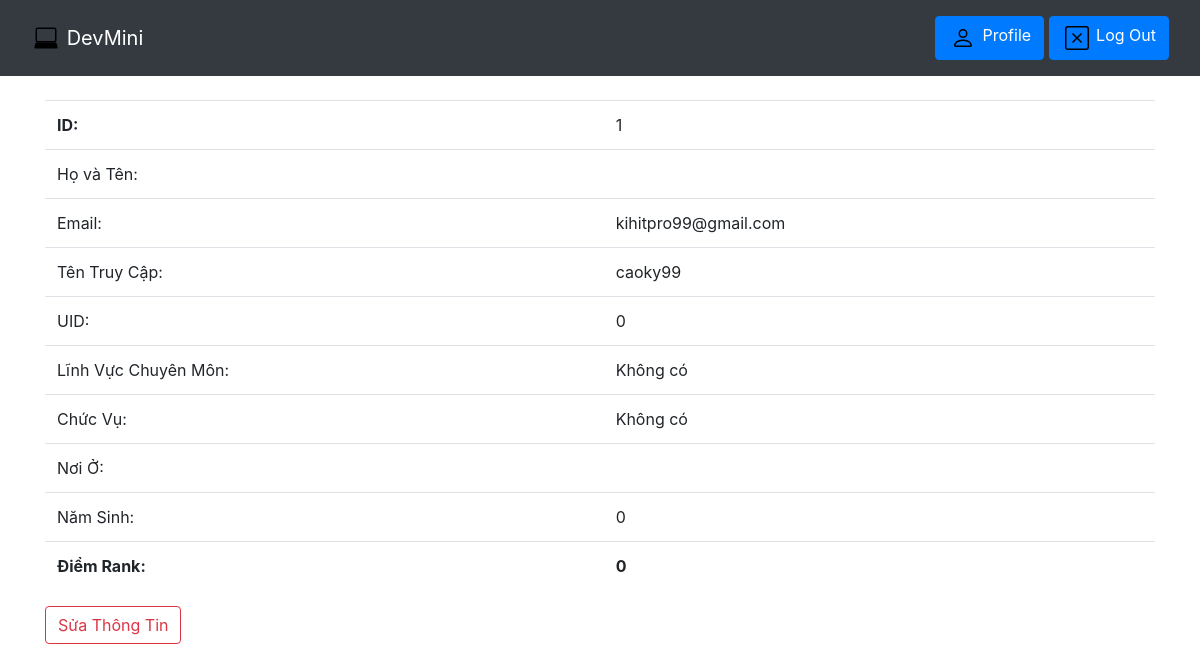
/profile/ (signed in), run on an earlier commit of the app's database.
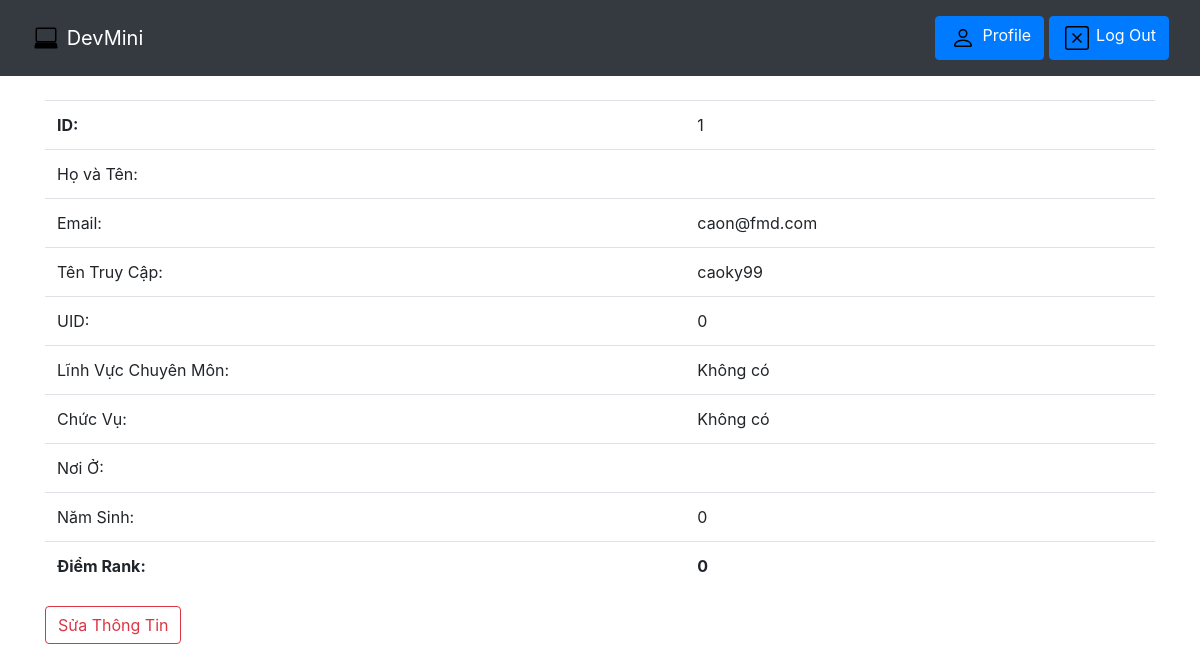
And on a later commit of the database.
### home/models.py (models this page shows)
class MyUser(AbstractUser):
    Point=models.IntegerField(default=0)
    Linhvuc=models.CharField(max_length=500,default="Không có")
    Namsinh=models.IntegerField(default=0)
    Chucvu=models.CharField(max_length=500,default="Không có")
    Noio=models.CharField(max_length=500,default="")
    Uid=models.IntegerField(default=0)

### home/views.py (the view)
# urls.py: path('profile/',views.profile,name="profile"),
def profile(request):
   return render(request, 'pages/profile.html')

### home/templates/pages/profile.html (shortened to what this page needs)
{% extends "pages/base.html" %}
{% block content %}
<table class="table table-hover">
  <tbody>
  <tr>
      <td><b>ID:</b></td>
      <td>{{user.id}}</td>
    </tr>
    <tr>
      <td>Họ và Tên:</td>
      <td>{{user.first_name}} {{user.last_name}}</td>
    </tr>
    <tr>
      <td>Email:</td>
      <td>{{user.email}}</td>
    </tr>
    <tr>
      <td>Tên Truy Cập:</td>
      <td>{{user.username}}</td>
    </tr>
    <tr>
      <td>UID:</td>
      <td>{{user.Uid}}</td>
    </tr>
    <tr>
      <td>Lĩnh Vực Chuyên Môn:</td>
      <td>{{user.Linhvuc}}</td>
    </tr>
    <tr>
      <td>Chức Vụ:</td>
      <td>{{user.Chucvu}}</td>
    </tr>
    <tr>
      <td>Nơi Ở:</td>
      <td>{{user.Noio}}</td>
    </tr>
    <tr>
      <td>Năm Sinh:</td>
      <td>{{user.Namsinh}}</td>
    </tr>
    <tr>
      <td><b>Điểm Rank:</b></td>
      <td><b>{{user.Point}}</b></td>
    </tr>
  </tbody>
</table>
<a href="{% url 'edit'%}" class="btn btn-outline-danger" role="button" aria-pressed="true">Sửa Thông Tin</a>
{% endblock %}

What changed in the data, as far as the page shows it:
changed MyUser "caoky99": email "kihitpro99@gmail.com" → "caon@fmd.com"
